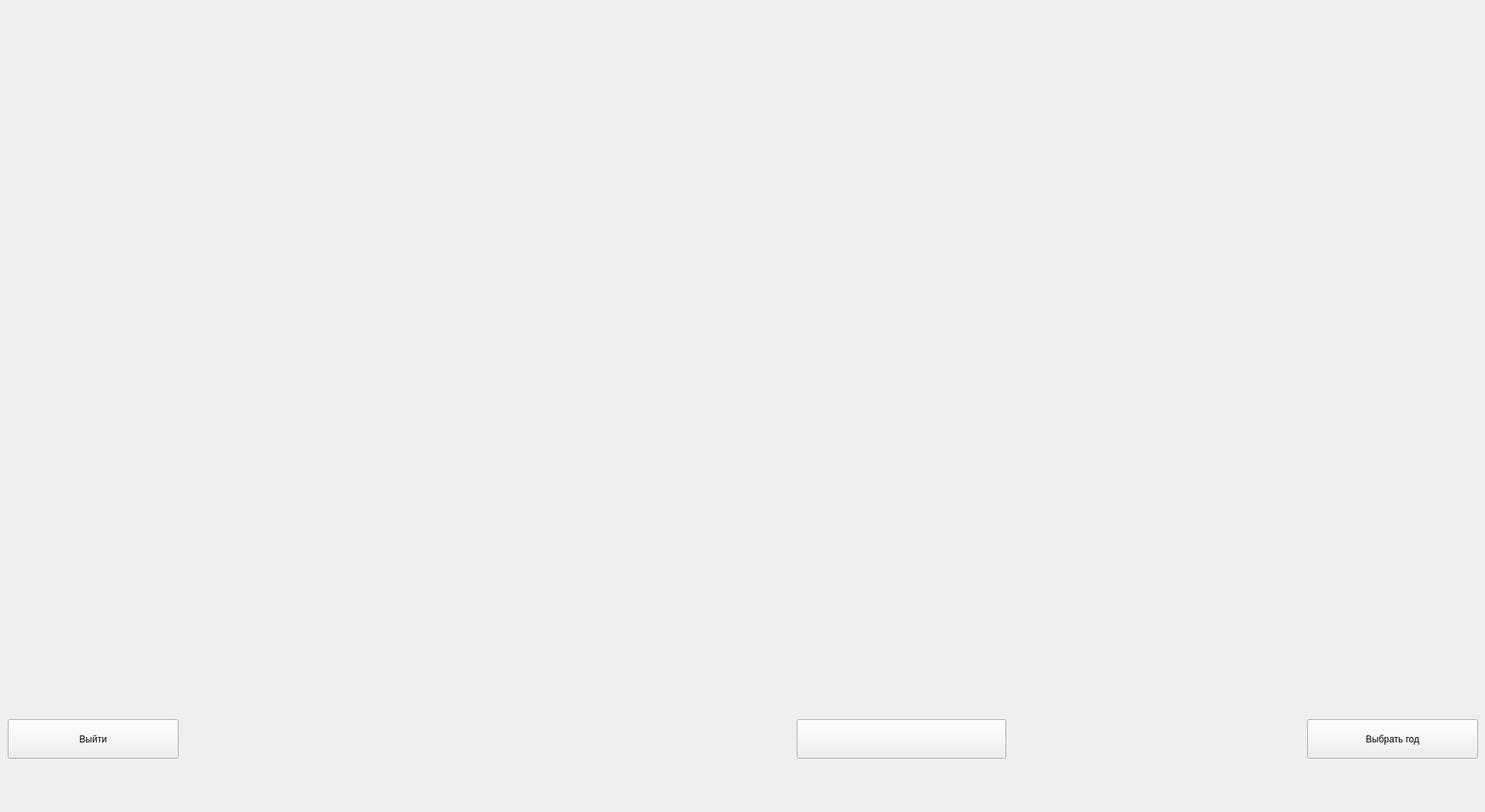
<?xml version="1.0" encoding="UTF-8"?>
<ui version="4.0">
 <class>MainWindow</class>
 <widget class="QMainWindow" name="MainWindow">
  <property name="geometry">
   <rect>
    <x>0</x>
    <y>0</y>
    <width>1920</width>
    <height>1050</height>
   </rect>
  </property>
  <property name="windowTitle">
   <string>Calendar</string>
  </property>
  <property name="windowIcon">
   <iconset resource="src.qrc">
    <normaloff>:/img/icon.ico</normaloff>:/img/icon.ico</iconset>
  </property>
  <widget class="QWidget" name="centralWidget">
   <widget class="QPushButton" name="btnYear">
    <property name="geometry">
     <rect>
      <x>1690</x>
      <y>930</y>
      <width>221</width>
      <height>51</height>
     </rect>
    </property>
    <property name="text">
     <string>Выбрать год</string>
    </property>
   </widget>
   <widget class="QPushButton" name="btnQuit">
    <property name="geometry">
     <rect>
      <x>10</x>
      <y>930</y>
      <width>221</width>
      <height>51</height>
     </rect>
    </property>
    <property name="text">
     <string>Выйти</string>
    </property>
   </widget>
   <widget class="QWidget" name="layoutWidget">
    <property name="geometry">
     <rect>
      <x>50</x>
      <y>70</y>
      <width>1821</width>
      <height>831</height>
     </rect>
    </property>
    <layout class="QGridLayout" name="mainLay"/>
   </widget>
   <widget class="QLabel" name="lblYear">
    <property name="geometry">
     <rect>
      <x>10</x>
      <y>10</y>
      <width>1901</width>
      <height>51</height>
     </rect>
    </property>
    <property name="font">
     <font>
      <family>Clarendon</family>
      <pointsize>16</pointsize>
      <underline>true</underline>
     </font>
    </property>
    <property name="text">
     <string/>
    </property>
    <property name="alignment">
     <set>Qt::AlignCenter</set>
    </property>
   </widget>
   <widget class="QLabel" name="lblAnimal">
    <property name="geometry">
     <rect>
      <x>276</x>
      <y>932</y>
      <width>261</width>
      <height>41</height>
     </rect>
    </property>
    <property name="font">
     <font>
      <family>Times New Roman</family>
      <pointsize>14</pointsize>
      <weight>75</weight>
      <bold>true</bold>
     </font>
    </property>
    <property name="text">
     <string/>
    </property>
   </widget>
   <widget class="QLabel" name="lblBis">
    <property name="geometry">
     <rect>
      <x>660</x>
      <y>930</y>
      <width>261</width>
      <height>41</height>
     </rect>
    </property>
    <property name="font">
     <font>
      <family>Times New Roman</family>
      <pointsize>14</pointsize>
      <weight>50</weight>
      <bold>false</bold>
      <underline>false</underline>
     </font>
    </property>
    <property name="text">
     <string/>
    </property>
   </widget>
   <widget class="QLabel" name="lblHol">
    <property name="geometry">
     <rect>
      <x>1370</x>
      <y>930</y>
      <width>281</width>
      <height>41</height>
     </rect>
    </property>
    <property name="font">
     <font>
      <family>Times New Roman</family>
      <pointsize>14</pointsize>
      <weight>75</weight>
      <bold>true</bold>
     </font>
    </property>
    <property name="text">
     <string/>
    </property>
   </widget>
   <widget class="QLabel" name="lblImg">
    <property name="geometry">
     <rect>
      <x>500</x>
      <y>930</y>
      <width>71</width>
      <height>51</height>
     </rect>
    </property>
    <property name="text">
     <string/>
    </property>
   </widget>
   <widget class="QPushButton" name="btnInfo">
    <property name="geometry">
     <rect>
      <x>1030</x>
      <y>930</y>
      <width>271</width>
      <height>51</height>
     </rect>
    </property>
    <property name="text">
     <string/>
    </property>
   </widget>
  </widget>
 </widget>
 <layoutdefault spacing="6" margin="11"/>
 <resources>
  <include location="src.qrc"/>
 </resources>
 <connections/>
</ui>
